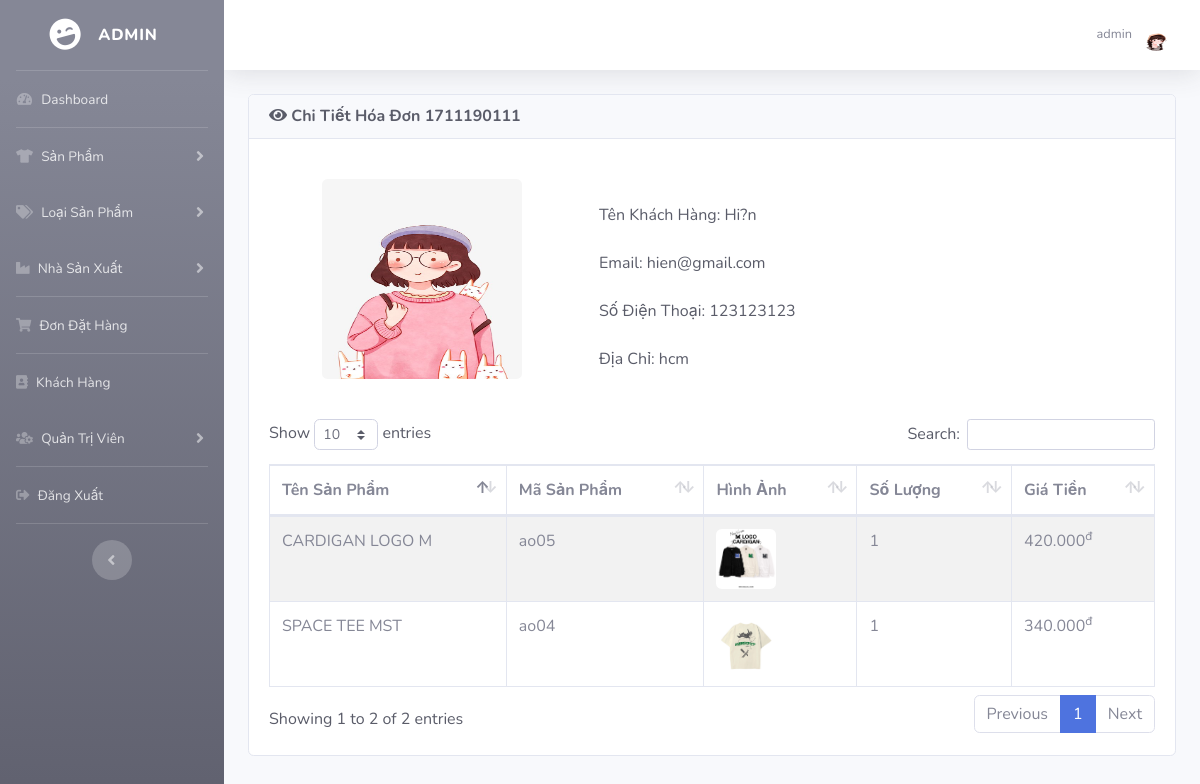
The page /admin/index.php?view_detail_bill=1711190111 (signed in) on the database its author committed.
### tables this page shows
CREATE TABLE IF NOT EXISTS `CT_HOADON` (
  `MA_HD` int NOT NULL,
  `MA_SP` varchar(10) NOT NULL,
  `SOLUONG` int NOT NULL,
  `TONGTIEN` int NOT NULL,
  PRIMARY KEY (`MA_HD`,`MA_SP`),
  KEY `FK_SP` (`MA_SP`)
);

CREATE TABLE IF NOT EXISTS `SP` (
  `MA_SP` varchar(10) NOT NULL,
  `TEN_SP` varchar(50) NOT NULL,
  `MA_LOAISP` varchar(10) NOT NULL,
  `MA_HANGSX` varchar(10) NOT NULL,
  `MIEUTA_SP` text,
  `HINHANH_SP` text,
  `GIA` bigint NOT NULL,
  PRIMARY KEY (`MA_SP`),
  KEY `MA_LOAISP` (`MA_LOAISP`),
  KEY `MA_HANGSX` (`MA_HANGSX`)
);

### admin/includes/database.php (called while the page is built, shortened)
<?php
    class MyConnect {
        private $conn;
        public function __construct() {
            $this->host = "localhost";
            $this->user = "root";
            $this->passwd = "";
            $this->database = "clothingshop";
            $this->conn = new mysqli($this->host,$this->user,$this->passwd,$this->database);
        }
        public function setNextRs() {
            mysqli_next_result($this->conn);
        }
        public function isConnected() {
            return true;
        }
        public function query($query) {
            if($this->isConnected()) {
                $tableData = mysqli_query($this->conn,$query);
                return $tableData;
            }
        }
    }
?>

### admin/view_detail_bill.php (the view, shortened to what this page needs)
<?php
if(!isset($_SESSION['admin_email'])){
    echo "<script>window.open('login.php','_self')</script>";
}
else {
    if(isset($_GET['view_detail_bill'])) {
    $billID = $_GET['view_detail_bill'];
    $queryCustomer = $MyConn->query("SELECT TEN_KH, EMAIL, DIENTHOAI, DIACHI, AVATAR FROM KH, HOADON WHERE KH.MA_KH = HOADON.MA_KH AND HOADON.MA_HD = '$billID'");
    $getCustomer = mysqli_fetch_array($queryCustomer);
?>
<div class="row">
    <div class="col-lg-12">
        <div class="card text-dark mb-4">
            <div class="card-header">
                <h6 class="m-0 font-weight-bold"><i class="fas fa-eye"></i> Chi Tiết Hóa Đơn <?= $billID ?></div></h6>
            <div class="card-body">
                <div class="row ml-2 mr-2 mb-1">
                    <div class="col-md-4">
                        <div class="card border-0 p-0">
                            <div class="card-body text-center">
                                <img src="<?php echo "customer_images/".$getCustomer['AVATAR'] ?>" alt="" width="200" height="200" class="rounded">
                            </div>
                        </div>
                    </div>
                    <div class="col-md-6">
                        <div class="card border-0">
                            <div class="card-body">
                            <br>
                            <span>Tên Khách Hàng: <?php echo $getCustomer['TEN_KH'] ?></span><br><br>
                            <span>Email: <?php echo $getCustomer['EMAIL'] ?></span><br><br>
                            <span>Số Điện Thoại: <?php echo $getCustomer['DIENTHOAI'] ?> </span><br><br>
                            <span>Địa Chỉ: <?php echo $getCustomer['DIACHI'] ?></span><br><br>
                            </div>
                        </div>
                    </div>
                </div>
                <div class="table-responsive">
                    <table id="product_table" class="table table-bordered table-striped" width="100%" cellspacing="0">
                        <thead>
                            <tr>
                                <th>Tên Sản Phẩm</th>
                                <th>Mã Sản Phẩm</th>
                                <th>Hình Ảnh</th>
                                <th>Số Lượng</th>
                                <th>Giá Tiền</th>
                            </tr>
                        </thead>
                        <tbody>
                            <?php
                                $MyConn->setNextRs();
                                $getDetailBill = $MyConn->query("SELECT TEN_SP, SP.MA_SP, HINHANH_SP, SOLUONG, TONGTIEN FROM SP, CT_HOADON WHERE CT_HOADON.MA_SP = SP.MA_SP AND CT_HOADON.MA_HD = '$billID'");
                                while ($row = mysqli_fetch_array($getDetailBill)) {
                            ?>
                            <tr>
                                <td> <?php echo $row['TEN_SP'] ?> </td>
                                <td> <?php echo $row['MA_SP'] ?> </td>
                                <td> <img src="<?php echo "product_images/".$row['HINHANH_SP'] ?>" width="60" height="60" class="rounded"> </td>
                                <td> <?php echo $row['SOLUONG'] ?> </td>
                                <td> <?php echo number_format($row['TONGTIEN'],0,",",".")."<sup>đ</sup>" ?></td>
                            </tr>
                            <?php } ?>
                        </tbody>
                    </table>
                </div>
            </div>
        </div>
    </div>
</div>
<?php }} ?>

### admin/index.php (shortened to what this page needs)
<?php
include("includes/database.php");
if(!isset($_SESSION['admin_email'])){
echo "<script>window.open('login.php','_self')</script>";
}
else {
?>
<?php
$MyConn = new MyConnect();
$admin_session = $_SESSION['admin_email'];
$getAdminQry = "select * from admin where Email='$admin_session'";
$getAdmin = $MyConn->query($getAdminQry);
$row_admin = mysqli_fetch_array($getAdmin);
$admin_name = $row_admin['Name'];
$admin_image = $row_admin['Image'];
?>
<!DOCTYPE html>
<html lang="en">
<head>
    <link href="vendor/fontawesome-free/css/all.min.css" rel="stylesheet" type="text/css">
    <link href="css/sb-admin-2.min.css" rel="stylesheet">
    <link href="css/thumb.css" rel="stylesheet">
    <link href="css/style.css" rel="stylesheet">
    <link href="vendor/datatables/dataTables.bootstrap4.min.css" rel="stylesheet">
</head>
<body id="page-top">
    <div id="wrapper">
    <?php include("includes/sidebars.php");  ?>
        <div id="content-wrapper" class="d-flex flex-column">
            <div id="content">
                <nav class="navbar navbar-expand navbar-light bg-white topbar mb-4 static-top shadow">
                    <ul class="navbar-nav ml-auto">
                        <li class="nav-item dropdown no-arrow">
                            <a class="nav-link dropdown-toggle" href="#" id="userDropdown" role="button"
                                data-toggle="dropdown" aria-haspopup="true" aria-expanded="false">
                                <span class="mr-2 d-none d-lg-inline text-gray-600 small"> <?php echo $admin_name ?></span>
                                <img class="img-profile rounded-circle"
                                    src="<?php echo "admin_images/".$admin_image ?>">
                            </a>
                        </li>
                    </ul>
                </nav>
                <div class="container-fluid">
                    <?php
                    if(isset($_GET['dashboard'])) {
                        include("dashboard.php");
                    }
                    else if(isset($_GET['insert_product'])) {
                        include("insert_product.php");
                    }
                    else if(isset($_GET['view_product'])) {
                        include("view_product.php");
                    }
                    else if(isset($_GET['edit_product'])) {
                        include("edit_product.php");
                    }
                    else if(isset($_GET['delete_product'])) {
                        include("delete_product.php");
                    }
                    else if(isset($_GET['insert_cat'])) {
                        include("insert_cat.php");
                    }
                    else if(isset($_GET['view_cat'])) {
                        include("view_cat.php");
                    }
                    else if(isset($_GET['edit_cat'])) {
                        include("edit_cat.php");
                    }
                    else if(isset($_GET['delete_cat'])) {
                        include("delete_cat.php");
                    }
                    else if(isset($_GET['insert_man'])) {
                        include("insert_man.php");
                    }
                    else if(isset($_GET['view_man'])) {
                        include("view_man.php");
                    }
                    else if(isset($_GET['delete_man'])) {
                        include("delete_man.php");
                    }
                    else if(isset($_GET['edit_man'])) {
                        include("edit_man.php");
                    }
                    else if(isset($_GET['view_bill'])) {
                        include("view_bill.php");
                    }
                    else if(isset($_GET['delete_bill'])) {
                        include("delete_bill.php");
                    }
                    else if(isset($_GET['view_detail_bill'])) {
                        include("view_detail_bill.php");
                    }
                    ?>
                </div>
            </div>
        </div>
    </div>
</body>
</html>
<?php } ?>

### rows shown on the page
ct_hoadon: MA_SP.TEN_SP "SPACE TEE MST", MA_SP.MA_SP "ao04", MA_SP.HINHANH_SP (picture), SOLUONG "1", TONGTIEN "340.000"
ct_hoadon: MA_SP.TEN_SP "CARDIGAN LOGO M", MA_SP.MA_SP "ao05", MA_SP.HINHANH_SP (picture), SOLUONG "1", TONGTIEN "420.000"

### other values the page prints
$admin_name "admin"
$billID "1711190111"
$getCustomer['TEN_KH'] "Hi?n"
$getCustomer['EMAIL'] "hien@gmail.com"
$getCustomer['DIENTHOAI'] "123123123"
$getCustomer['DIACHI'] "hcm"
